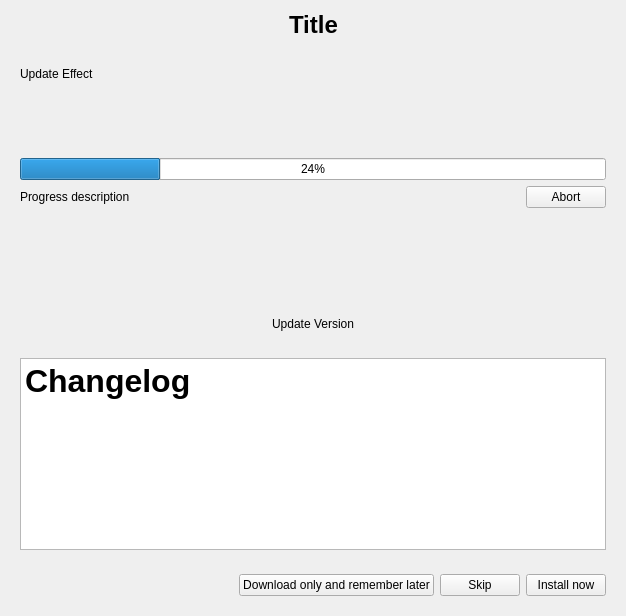
<?xml version="1.0" encoding="UTF-8"?>
<ui version="4.0">
 <class>WidgetInteractiveUpdate</class>
 <widget class="QWidget" name="WidgetInteractiveUpdate">
  <property name="geometry">
   <rect>
    <x>0</x>
    <y>0</y>
    <width>626</width>
    <height>616</height>
   </rect>
  </property>
  <property name="windowTitle">
   <string>Form</string>
  </property>
  <layout class="QVBoxLayout" name="verticalLayout_2">
   <item>
    <layout class="QHBoxLayout" name="layoutTitle">
     <item>
      <spacer name="horizontalSpacer_2">
       <property name="orientation">
        <enum>Qt::Horizontal</enum>
       </property>
       <property name="sizeHint" stdset="0">
        <size>
         <width>40</width>
         <height>20</height>
        </size>
       </property>
      </spacer>
     </item>
     <item>
      <widget class="QLabel" name="labelTitle">
       <property name="text">
        <string>&lt;h1&gt;Title&lt;/h1&gt;</string>
       </property>
      </widget>
     </item>
     <item>
      <spacer name="horizontalSpacer">
       <property name="orientation">
        <enum>Qt::Horizontal</enum>
       </property>
       <property name="sizeHint" stdset="0">
        <size>
         <width>40</width>
         <height>20</height>
        </size>
       </property>
      </spacer>
     </item>
    </layout>
   </item>
   <item>
    <spacer name="verticalSpacer_4">
     <property name="orientation">
      <enum>Qt::Vertical</enum>
     </property>
     <property name="sizeType">
      <enum>QSizePolicy::Fixed</enum>
     </property>
     <property name="sizeHint" stdset="0">
      <size>
       <width>0</width>
       <height>10</height>
      </size>
     </property>
    </spacer>
   </item>
   <item>
    <widget class="QWidget" name="widgetUpdateEffects" native="true">
     <layout class="QHBoxLayout" name="horizontalLayout_2">
      <item>
       <widget class="QLabel" name="labelUpdateEffects">
        <property name="text">
         <string>Update Effect</string>
        </property>
       </widget>
      </item>
      <item>
       <spacer name="horizontalSpacer_7">
        <property name="orientation">
         <enum>Qt::Horizontal</enum>
        </property>
        <property name="sizeHint" stdset="0">
         <size>
          <width>40</width>
          <height>20</height>
         </size>
        </property>
       </spacer>
      </item>
     </layout>
    </widget>
   </item>
   <item>
    <widget class="QWidget" name="widgetProcessBar" native="true">
     <layout class="QVBoxLayout" name="verticalLayout_3">
      <item>
       <spacer name="verticalSpacer_3">
        <property name="orientation">
         <enum>Qt::Vertical</enum>
        </property>
        <property name="sizeHint" stdset="0">
         <size>
          <width>20</width>
          <height>50</height>
         </size>
        </property>
       </spacer>
      </item>
      <item>
       <widget class="QProgressBar" name="progressBar">
        <property name="value">
         <number>24</number>
        </property>
       </widget>
      </item>
      <item>
       <layout class="QHBoxLayout" name="horizontalLayout_3">
        <item>
         <widget class="QLabel" name="labelProgressBar">
          <property name="text">
           <string>Progress description</string>
          </property>
         </widget>
        </item>
        <item>
         <spacer name="horizontalSpacer_6">
          <property name="orientation">
           <enum>Qt::Horizontal</enum>
          </property>
          <property name="sizeHint" stdset="0">
           <size>
            <width>40</width>
            <height>20</height>
           </size>
          </property>
         </spacer>
        </item>
        <item>
         <widget class="QPushButton" name="buttonAbort">
          <property name="text">
           <string>Abort</string>
          </property>
         </widget>
        </item>
       </layout>
      </item>
     </layout>
    </widget>
   </item>
   <item>
    <spacer name="verticalSpacer_2">
     <property name="orientation">
      <enum>Qt::Vertical</enum>
     </property>
     <property name="sizeHint" stdset="0">
      <size>
       <width>20</width>
       <height>40</height>
      </size>
     </property>
    </spacer>
   </item>
   <item>
    <widget class="QWidget" name="widgetUpdateTitle" native="true">
     <layout class="QHBoxLayout" name="horizontalLayout">
      <item>
       <spacer name="horizontalSpacer_3">
        <property name="orientation">
         <enum>Qt::Horizontal</enum>
        </property>
        <property name="sizeHint" stdset="0">
         <size>
          <width>40</width>
          <height>20</height>
         </size>
        </property>
       </spacer>
      </item>
      <item>
       <widget class="QLabel" name="labelUpdateTitle">
        <property name="text">
         <string>Update Version</string>
        </property>
       </widget>
      </item>
      <item>
       <spacer name="horizontalSpacer_5">
        <property name="orientation">
         <enum>Qt::Horizontal</enum>
        </property>
        <property name="sizeHint" stdset="0">
         <size>
          <width>40</width>
          <height>20</height>
         </size>
        </property>
       </spacer>
      </item>
     </layout>
    </widget>
   </item>
   <item>
    <widget class="QWidget" name="widgetTextEdit" native="true">
     <layout class="QVBoxLayout" name="verticalLayout">
      <item>
       <widget class="QTextEdit" name="textEditDescription">
        <property name="html">
         <string>&lt;!DOCTYPE HTML PUBLIC &quot;-//W3C//DTD HTML 4.0//EN&quot; &quot;http://www.w3.org/TR/REC-html40/strict.dtd&quot;&gt;
&lt;html&gt;&lt;head&gt;&lt;meta name=&quot;qrichtext&quot; content=&quot;1&quot; /&gt;&lt;style type=&quot;text/css&quot;&gt;
p, li { white-space: pre-wrap; }
&lt;/style&gt;&lt;/head&gt;&lt;body style=&quot; font-family:'Sans'; font-size:10pt; font-weight:400; font-style:normal;&quot;&gt;
&lt;p style=&quot; margin-top:0px; margin-bottom:0px; margin-left:0px; margin-right:0px; -qt-block-indent:0; text-indent:0px;&quot;&gt;&lt;span style=&quot; font-size:24pt; font-weight:600;&quot;&gt;Changelog&lt;/span&gt;&lt;/p&gt;&lt;/body&gt;&lt;/html&gt;</string>
        </property>
        <property name="placeholderText">
         <string/>
        </property>
       </widget>
      </item>
     </layout>
    </widget>
   </item>
   <item>
    <widget class="QWidget" name="widgetButtons" native="true">
     <layout class="QHBoxLayout" name="layoutButtons">
      <item>
       <spacer name="horizontalSpacer_4">
        <property name="orientation">
         <enum>Qt::Horizontal</enum>
        </property>
        <property name="sizeHint" stdset="0">
         <size>
          <width>605</width>
          <height>20</height>
         </size>
        </property>
       </spacer>
      </item>
      <item>
       <widget class="QPushButton" name="buttonDownloadOnly">
        <property name="text">
         <string>Download only and remember later</string>
        </property>
       </widget>
      </item>
      <item>
       <widget class="QPushButton" name="buttonIgnore">
        <property name="text">
         <string>Skip</string>
        </property>
       </widget>
      </item>
      <item>
       <widget class="QPushButton" name="buttonInstallNow">
        <property name="text">
         <string>Install now</string>
        </property>
       </widget>
      </item>
     </layout>
    </widget>
   </item>
  </layout>
  <zorder>widgetProcessBar</zorder>
  <zorder>widgetButtons</zorder>
  <zorder>widgetTextEdit</zorder>
  <zorder>verticalSpacer_4</zorder>
  <zorder>verticalSpacer_2</zorder>
  <zorder>widgetUpdateTitle</zorder>
  <zorder>widgetUpdateEffects</zorder>
 </widget>
 <resources/>
 <connections/>
</ui>
